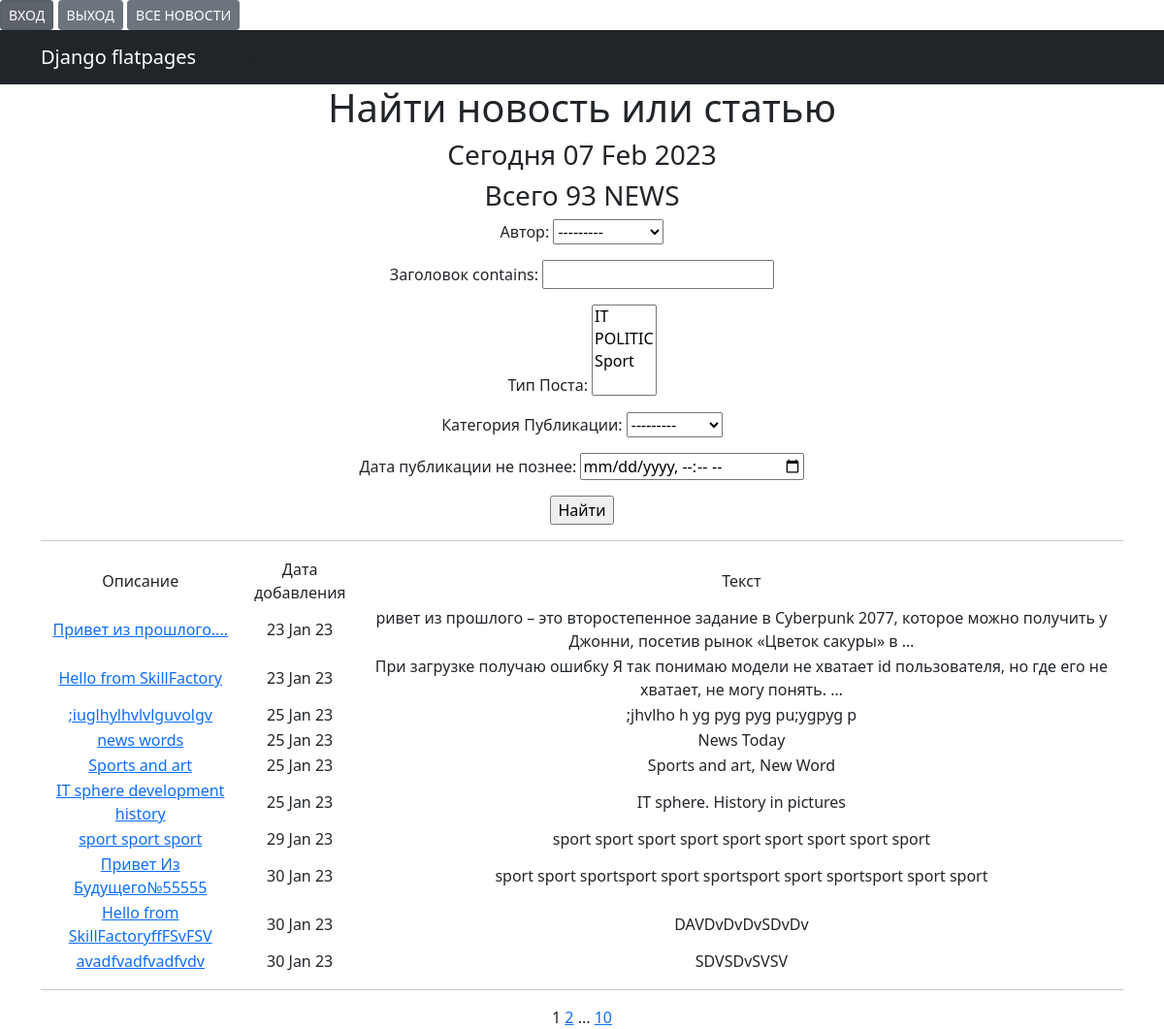
The app's page /news/search/ with its own data.
### news/models.py (models this page shows, shortened)
class Post(models.Model):
    author = models.ForeignKey(Author, on_delete=models.CASCADE, verbose_name="Автор")
    NEWS = "NW"
    ARTICLE = "AT"
    CATEGORY_CHOICES = (
        (NEWS, 'НОВОСТЬ'),
        (ARTICLE, 'СТАТЬЯ'),
    )
    categoryType = models.CharField(max_length=2, choices=CATEGORY_CHOICES, default=ARTICLE,
                                    verbose_name="Категория Публикации")
    dataCreation = models.DateTimeField(auto_now_add=True, verbose_name="Дата публикации")
    category = models.ManyToManyField(Category, through='PostCategory', verbose_name="Тип Поста")
    title = models.CharField(max_length=128, verbose_name="Заголовок")
    text = models.TextField(verbose_name=' ТЕКСТ')
    rating = models.SmallIntegerField(default=0, verbose_name="Рейтинг")

### news/views.py (the view)
# urls.py: path('search/', NewsSearch.as_view(), name='search'),
class NewsSearch(ListView):
    model = Post
    ordering = 'dataCreation'
    template_name = 'search.html'
    context_object_name = 'search'
    paginate_by = 10
    def get_queryset(self):
        queryset = super().get_queryset()
        self.filterset = PostFilter(self.request.GET, queryset)
        return self.filterset.qs
    def get_context_data(self, **kwargs):
        context = super().get_context_data(**kwargs)
        context['filterset'] = self.filterset
        context['all_news'] = Post.objects.all()
        return context

### news/models.py (called while the page is built)
    def __str__(self):
        return f'{self.authorUser}'

    def __str__(self):
        return f'{self.name}'

### news/templatetags/custom_filters.py (called while the page is built)
@register.filter()
def censor(value):
    ban_words = ['fuck', 'хер']
    if not isinstance(value, str):
        raise TypeError(f"unresolved type'{type(value)}' expected type 'str")
    for word in value.split():
        if word.lower() in ban_words:
            value = value.replace(word, f'{word[0]}{"*"*(len(word)-1)}')
    return value

### news/templatetags/custom_tags.py (called while the page is built)
@register.simple_tag()
def current_time(format_string='%b %d %Y'):
    return datetime.utcnow().strftime(format_string)

### news/templates/search.html (shortened to what this page needs)
{% extends 'flatpages/default.html' %}
{% load custom_filters %}
{% load custom_tags %}
{% block content %}
<h1>Найти новость или статью</h1>
<h3>Сегодня {% current_time '%d %b %Y' %}</h3>
<h3> Всего {{ all_news|length }} NEWS</h3>
<form action="" method="get">
    {{ filterset.form.as_p }}
    <input type="submit" value="Найти"/>
</form>
<hr>
{% if search %}
<table>
    <tr>
        <td>Описание</td>
        <td>Дата добавления</td>
        <td>Текст</td>
    <tr>
        {% for new in search %}
    <tr>
        <td><a href="{% url 'new' new.id %}">{{ new.title|censor }}</a></td>
        <td>{{ new.dataCreation|date:'d M y ' }}</td>
        <td>{{ new.text|truncatewords:20|censor}}</td>
        {% endfor %}
</table>
<hr>
{% else %}
<h2>Новостей нет!</h2>
{% endif %}
{{ page_obj.number }}
{% if page_obj.has_next %}
<a href="?page={{ page_obj.next_page_number }}">{{ page_obj.next_page_number }}</a>
{% if paginator.num_pages != page_obj.next_page_number %}
...
<a href="?page={{ page_obj.paginator.num_pages }}">{{ page_obj.paginator.num_pages }}</a>
{% endif %}
{% endif %}
{% endblock content %}

### records on screen
Post: title|censor "Привет из прошлого....", dataCreation "23 Jan 23", text|censor "ривет из прошлого – это второстепенное задание в Cyberpunk 2077, которое можно получить у Джонни, посетив рынок «Цветок сакуры» в …"
Post: title|censor "Hello from SkillFactory", dataCreation "23 Jan 23", text|censor "При загрузке получаю ошибку Я так понимаю модели не хватает id пользователя, но где его не хватает, не могу понять. …"
Post: title|censor ";iuglhylhvlvlguvolgv", dataCreation "25 Jan 23", text|censor ";jhvlho h yg pyg pyg pu;ygpyg p"
Post: title|censor "news words", dataCreation "25 Jan 23", text|censor "News Today"
Post: title|censor "Sports and art", dataCreation "25 Jan 23", text|censor "Sports and art, New Word"
Post: title|censor "IT sphere development history", dataCreation "25 Jan 23", text|censor "IT sphere. History in pictures"
Post: title|censor "sport sport sport", dataCreation "29 Jan 23", text|censor "sport sport sport sport sport sport sport sport sport"
Post: title|censor "Привет Из Будущего№55555", dataCreation "30 Jan 23", text|censor "sport sport sportsport sport sportsport sport sportsport sport sport"
Post: title|censor "Hello from SkillFactoryffFSvFSV", dataCreation "30 Jan 23", text|censor "DAVDvDvDvSDvDv"
Post: title|censor "avadfvadfvadfvdv", dataCreation "30 Jan 23", text|censor "SDVSDvSVSV"

### other values on screen
{{ all_news|length }} "93"
{{ page_obj.number }} "1"
{{ page_obj.next_page_number }} "2"
{{ page_obj.paginator.num_pages }} "10"
